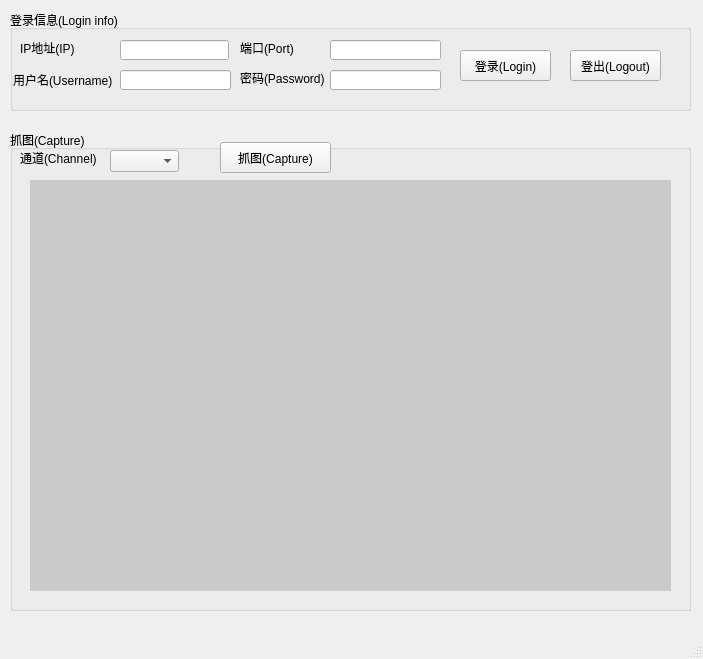
<?xml version="1.0" encoding="UTF-8"?>
<ui version="4.0">
 <class>MainWindow</class>
 <widget class="QMainWindow" name="MainWindow">
  <property name="geometry">
   <rect>
    <x>0</x>
    <y>0</y>
    <width>703</width>
    <height>659</height>
   </rect>
  </property>
  <property name="windowTitle">
   <string>抓图Capture（离线offline）</string>
  </property>
  <widget class="QWidget" name="centralwidget">
   <widget class="QGroupBox" name="Login_groupBox">
    <property name="geometry">
     <rect>
      <x>10</x>
      <y>10</y>
      <width>681</width>
      <height>101</height>
     </rect>
    </property>
    <property name="title">
     <string>登录信息(Login info)</string>
    </property>
    <widget class="QLineEdit" name="User_lineEdit">
     <property name="geometry">
      <rect>
       <x>110</x>
       <y>60</y>
       <width>111</width>
       <height>20</height>
      </rect>
     </property>
    </widget>
    <widget class="QLineEdit" name="Pwd_lineEdit">
     <property name="geometry">
      <rect>
       <x>320</x>
       <y>60</y>
       <width>111</width>
       <height>20</height>
      </rect>
     </property>
     <property name="echoMode">
      <enum>QLineEdit::Password</enum>
     </property>
    </widget>
    <widget class="QLabel" name="Port_label">
     <property name="geometry">
      <rect>
       <x>230</x>
       <y>30</y>
       <width>61</width>
       <height>16</height>
      </rect>
     </property>
     <property name="text">
      <string>端口(Port)</string>
     </property>
    </widget>
    <widget class="QLabel" name="IP_label">
     <property name="geometry">
      <rect>
       <x>10</x>
       <y>30</y>
       <width>61</width>
       <height>16</height>
      </rect>
     </property>
     <property name="text">
      <string>IP地址(IP)</string>
     </property>
    </widget>
    <widget class="QLineEdit" name="Port_lineEdit">
     <property name="geometry">
      <rect>
       <x>320</x>
       <y>30</y>
       <width>111</width>
       <height>20</height>
      </rect>
     </property>
    </widget>
    <widget class="QLabel" name="Pwd_label">
     <property name="geometry">
      <rect>
       <x>230</x>
       <y>60</y>
       <width>91</width>
       <height>16</height>
      </rect>
     </property>
     <property name="text">
      <string>密码(Password)</string>
     </property>
    </widget>
    <widget class="QLabel" name="User_label">
     <property name="geometry">
      <rect>
       <x>3</x>
       <y>60</y>
       <width>101</width>
       <height>20</height>
      </rect>
     </property>
     <property name="text">
      <string>用户名(Username)</string>
     </property>
    </widget>
    <widget class="QLineEdit" name="IP_lineEdit">
     <property name="geometry">
      <rect>
       <x>110</x>
       <y>30</y>
       <width>109</width>
       <height>20</height>
      </rect>
     </property>
    </widget>
    <widget class="QPushButton" name="Login_pushButton">
     <property name="geometry">
      <rect>
       <x>450</x>
       <y>40</y>
       <width>91</width>
       <height>31</height>
      </rect>
     </property>
     <property name="text">
      <string>登录(Login)</string>
     </property>
    </widget>
    <widget class="QPushButton" name="Logout_pushButton">
     <property name="geometry">
      <rect>
       <x>560</x>
       <y>40</y>
       <width>91</width>
       <height>31</height>
      </rect>
     </property>
     <property name="text">
      <string>登出(Logout)</string>
     </property>
    </widget>
   </widget>
   <widget class="QGroupBox" name="Capture_groupBox">
    <property name="geometry">
     <rect>
      <x>10</x>
      <y>130</y>
      <width>681</width>
      <height>481</height>
     </rect>
    </property>
    <property name="title">
     <string>抓图(Capture)</string>
    </property>
    <widget class="QLabel" name="Channel_label">
     <property name="geometry">
      <rect>
       <x>10</x>
       <y>20</y>
       <width>81</width>
       <height>16</height>
      </rect>
     </property>
     <property name="text">
      <string>通道(Channel)</string>
     </property>
    </widget>
    <widget class="QComboBox" name="Channel_comboBox">
     <property name="geometry">
      <rect>
       <x>100</x>
       <y>20</y>
       <width>69</width>
       <height>22</height>
      </rect>
     </property>
    </widget>
    <widget class="QPushButton" name="Capture_pushButton">
     <property name="geometry">
      <rect>
       <x>210</x>
       <y>12</y>
       <width>111</width>
       <height>31</height>
      </rect>
     </property>
     <property name="text">
      <string>抓图(Capture)</string>
     </property>
    </widget>
    <widget class="QLabel" name="Picture_label">
     <property name="geometry">
      <rect>
       <x>20</x>
       <y>50</y>
       <width>641</width>
       <height>411</height>
      </rect>
     </property>
     <property name="styleSheet">
      <string notr="true">background-color: rgb(202, 202, 202);</string>
     </property>
     <property name="text">
      <string/>
     </property>
    </widget>
   </widget>
  </widget>
  <widget class="QMenuBar" name="menubar">
   <property name="geometry">
    <rect>
     <x>0</x>
     <y>0</y>
     <width>703</width>
     <height>23</height>
    </rect>
   </property>
  </widget>
  <widget class="QStatusBar" name="statusbar"/>
  <action name="Switch_action">
   <property name="text">
    <string>中英文切换</string>
   </property>
  </action>
 </widget>
 <resources/>
 <connections/>
</ui>
